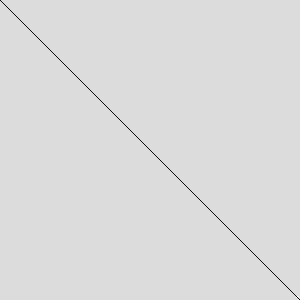
Frame 1 (no input)
Frame 60 (no input): identical to frame 1, image omitted
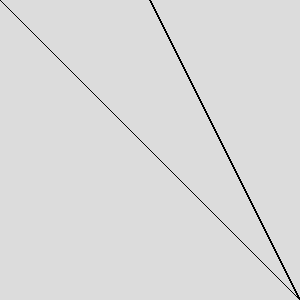
Frame 120 (the mouse pressed at the canvas centre since frame 60)

The p5.js sketch that drew these frames (run headless with seeded random() and noise() and a simulated clock; from frame 60 on, the mouse is pressed at the canvas centre):

// p5.js sketch
// ── sketch.js
function setup() {
createCanvas(300, 300);
background(220);
}
function draw() {
  line(mouseX,0,300,300);
}
